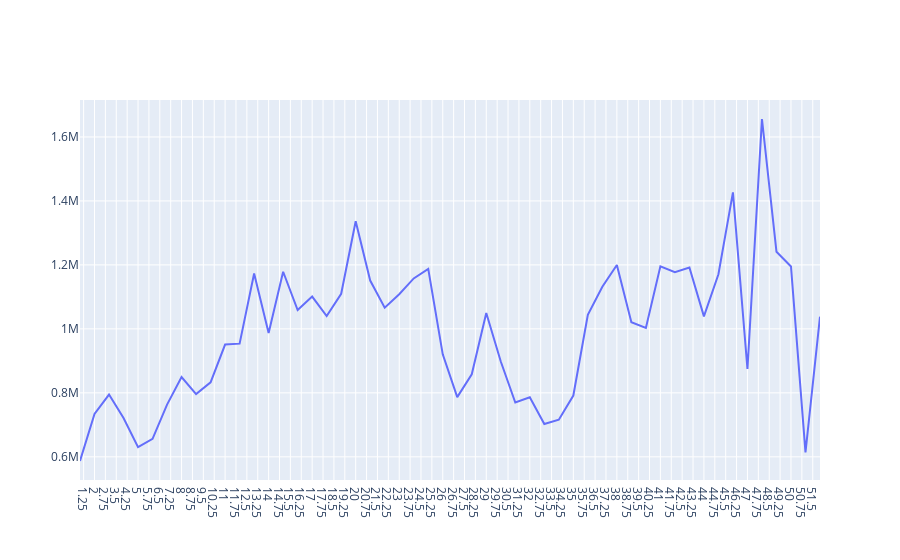

Here is the notebook cell this chart was saved with:
### Code cell
df = cleanData[cleanData['Market']=='S46-S31'].sort_values(by='WeekYear',ascending=True)
yy = df.groupby(by='WeekYear')['Revenue'].sum()
yy = yy.reset_index()

fig = go.Figure(go.Scatter(
    x = yy['WeekYear'],
    y = yy['Revenue']
))

fig.update_layout(
    xaxis = dict(
        tickmode = 'linear',
        tick0 = 0.5,
        dtick = 0.75
    )
)
fig.show()
